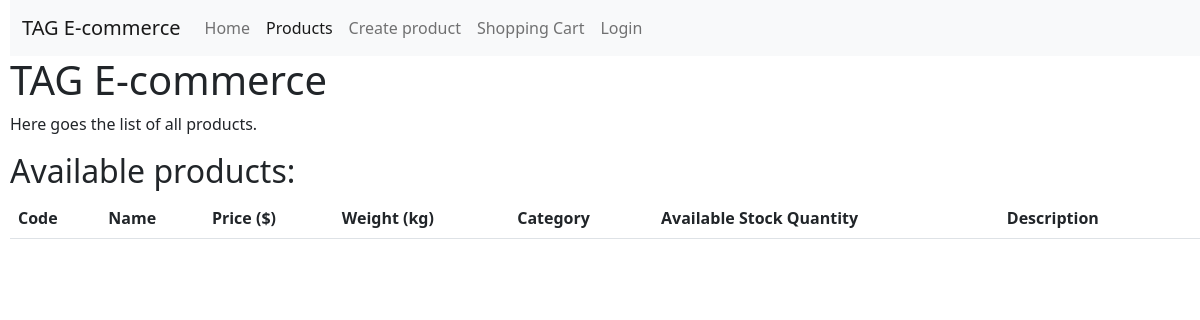
/product, run on an earlier commit of the app's database.
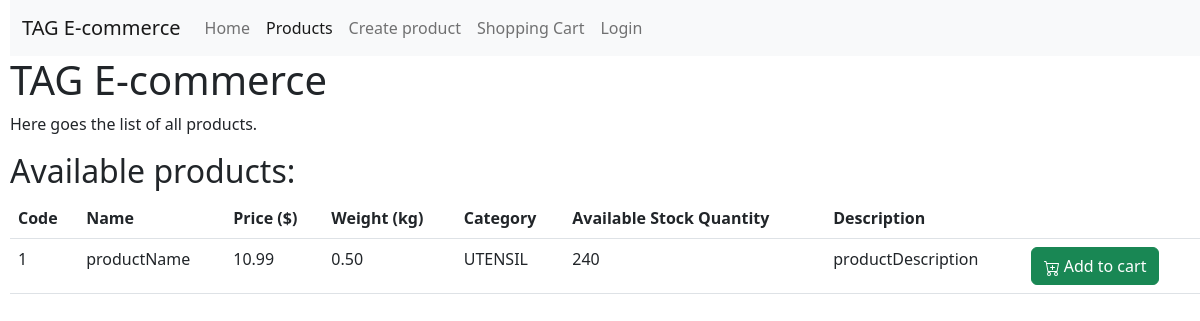
And on a later commit of the database.
### ecommerce/models/product.py (models this page shows, shortened)
class Product(db_product.Model):
    __tablename__ = "product_tb"
    id = db_product.Column(db_product.Integer, primary_key=True)
    name = db_product.Column(db_product.String(MAX_SIZE_STR))
    price = db_product.Column(db_product.Float)
    shipping_price = db_product.Column(db_product.Float)
    weight = db_product.Column(db_product.Float)
    category = db_product.Column(db_product.Enum(ProductCategory))
    stock_amount = db_product.Column(db_product.Integer)
    description = db_product.Column(db_product.String(MAX_SIZE_STR))
    def getId(self):
        return self.id
    def getName(self):
        return self.name
    def getPrice(self):
        return self.price
    def getWeight(self):
        return self.weight
    def getCategory(self):
        return self.category.name
    def getStockAmount(self):
        return self.stock_amount
    def getDescription(self):
        return self.description

### ecommerce/api/product.py (the view)
@app.route('/product', methods=['GET', 'POST'])
def read_product():
    if request.method == 'POST':
        product_id = int(request.form['product_id'])
        if request.form['cart_button'] == 'add_product':
            user_cart.add_product(product_id)
        elif request.form['cart_button'] == 'remove_product':
            user_cart.remove_product(product_id)
    products = Product.query.all()
    product_list = user_cart.product_list
    return render_template('product/list_product_page.html', products=products, product_list=product_list)

### templates/product/list_product_page.html (shortened to what this page needs)
{% extends "base_page.html" %}
{% set active_page = "product" %}
{% block content %}
    <p>Here goes the list of all products.</p>
    <h2>Available products:</h2>
    <table class="table" style="width:100%">
        <thead class="thead-dark">
            <tr>
                <th scope="col">Code</th>
                <th scope="col">Name</th>
                <th scope="col">Price ($)</th>
                <th scope="col">Weight (kg)</th>
                <th scope="col">Category</th>
                <th scope="col">Available Stock Quantity</th>
                <th scope="col">Description</th>
                <th></th>
            </tr>
        </thead>
        {% for product in products %}
            <tr>
                <td>{{product.getId()}}</td>
                <td>{{product.getName()}}</td>
                <td>{{'{:.2f}'.format(product.getPrice())}}</td>
                <td>{{'{:.2f}'.format(product.getWeight())}}</td>
                <td>{{product.getCategory()}}</td>
                <td>{{product.getStockAmount()}}</td>
                <td>{{product.getDescription()}}</td>
                <td>
                    <form action="" method="POST">
                        {% if product.id not in product_list %}
                            <button type="submit" value="add_product" name="cart_button" class="btn btn-success">
                                Add to cart
                            </button>
                        {% else %}
                            <button type="submit" value="remove_product" name="cart_button" class="btn btn-outline-danger">
                                {% include "product/buttons/remove_from_cart_button_layout.html" %}
                                Remove from cart
                            </button>
                        {% endif%}
                    </form>
                </td>
            </tr>
        {% endfor %}
    </table>
{% endblock %}

### templates/base_page.html (shortened to what this page needs)
<!DOCTYPE html>
<html>
    <head>
        <link href="https://cdn.jsdelivr.net/npm/bootstrap@5.2.0-beta1/dist/css/bootstrap.min.css" rel="stylesheet">
    </head>
    <body style="padding-left: 10px">
        {% set navigationBar = [
            ('/', 'home', 'Home'),
            ('/product', 'product', 'Products'),
            ('/product/create', 'create_product', 'Create product'),
            ('/shopping_cart', 'shopping_cart', 'Shopping Cart'),
            ('/login', 'login', 'Login')
        ] -%}
        {% set active_page = active_page|default('home') -%}
        <nav class="navbar navbar-expand-lg bg-light">
            <div class="container-fluid">
                <a class="navbar-brand" href="#">TAG E-commerce</a>
                <div class="collapse navbar-collapse" id="navbarNav">
                    <ul class="navbar-nav">
                        {% for href, id, caption in navigationBar %}
                            <li>
                                <a {% if id == active_page %}
                                        class="nav-link active"
                                    {% else %}
                                        class="nav-link"
                                    {% endif%}
                                    href="{{ href|e }}">{{ caption|e }}
                                </a>
                            </li>
                        {% endfor %}
                    </ul>
                </div>
            </div>
        </nav>
        <h1>TAG E-commerce</h1>
        {% block content %}{% endblock %}
    </body>
</html>

What changed in the data, as far as the page shows it:
added Product: getId "1", getName "productName", getPrice "10.99", getWeight "0.50", getCategory "UTENSIL", getStockAmount "240", getDescription "productDescription", shows "Add to cart"
